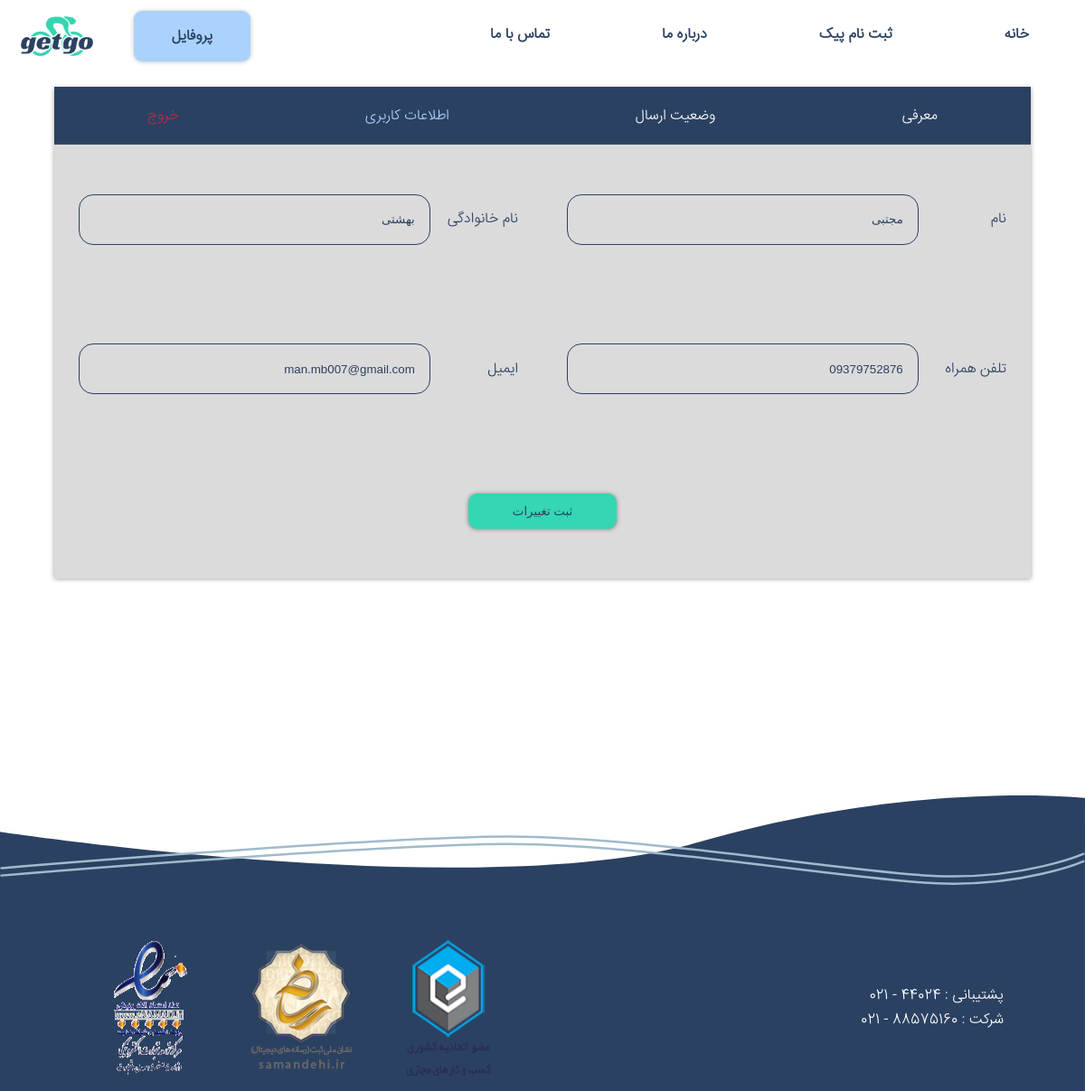
/profileInfo/ (signed in), run on the app's committed database.
### account/models.py (models this page shows, shortened)
class CustomUser(AbstractBaseUser, PermissionsMixin):
    phone_no = models.CharField(max_length=11, unique=True, validators=[
        RegexValidator(
            regex=r'^\+?1?\d{9,11}$',
            message="Phone number must be in the format: '0999999999'. Up to 11 digits allowed."
        ),
    ])
    first_name = models.CharField(max_length=30)
    last_name = models.CharField(max_length=30)
    is_driver=models.BooleanField(default=False)
    is_active = models.BooleanField(default=True)
    is_staff = models.BooleanField(default=False)
    date_joined = models.DateTimeField(auto_now_add=True)
    USERNAME_FIELD = 'phone_no'
    REQUIRED_FIELDS = ['first_name', 'last_name']
    objects = CustomUserManager()

class DriverInfo(models.Model):
    user=models.OneToOneField('CustomUser',on_delete=models.CASCADE)
    email=models.EmailField(null=True,blank=True)
    nationalId=models.CharField(max_length=10, unique=True, validators=[
        RegexValidator(
            regex=r'^\+?1?\d{10,10}$',
            message="just numbers Up to 10 digits allowed."
        ),
    ])
    address=models.ForeignKey('pages.Address',on_delete=models.SET_NULL,null=True)
    experience=models.CharField(max_length=255,null=True,blank=True)
    avatar=models.ImageField()
    licence=models.ImageField()
    accepted=models.BooleanField(null=True, blank=True,default=None)

### pages/views.py (the view, shortened to what this page needs)
# urls.py: path('profileInfo/' , ProfileInfoView.as_view() , name='profileInfo'),
class ProfileInfoView(LoginRequiredMixin,View):
    def get(self,request):
        return render(request,'profileInfo.html')

### templates/profileInfo.html (shortened to what this page needs)
{% extends 'base.html' %} {% load static %} {% block linkContent %}
<link rel="stylesheet" href="{% static 'css/profileInfoStyle.css' %}" />
<link
  rel="stylesheet"
  href="{% static 'css/profileInfoResponsiveStyle.css' %}"
/>
{% endblock linkContent %}
{% block mainContent %}
<div id="wrapperTotalMenuForProfile">
  <ul id="wrapperMenu">
    <a href="{% url 'profile' %}">
      <li>معرفی</li>
    </a>
    <a href="{% url 'profileStatus' %}">
      <li>وضعیت ارسال</li>
    </a>
    <a href="{% url 'profileInfo' %}" style="color: #aad2fc">
      <li>اطلاعات کاربری</li>
    </a>
    <a href="{% url 'logout' %}" style="color: #ba2c46"><li>خروج</li></a>
  </ul>
  <form id="wrapperBodyOfInfo" method="post">
    <div class="wrapperRows">
      <div class="wrapperInputs">
        <label>نام</label>
        <input
          type="text"
          class="inputStyle"
          name="first_name"
          value="{{ user.first_name }}"
        />
      </div>
      <div class="wrapperInputs">
        <label>نام خانوادگی</label>
        <input
          type="text"
          class="inputStyle"
          name="last_name"
          value="{{ user.last_name }}"
        />
      </div>
    </div>
    <div class="wrapperRows">
      <div class="wrapperInputs">
        <label>تلفن همراه</label>
        <input type="text" class="inputStyle" value='{{ user.phone_no }}'/>
      </div>
      <div class="wrapperInputs">
        <label>ایمیل</label>
        <input type="email" class="inputStyle" name="email" value='{{ user.driverinfo.email }}' />
      </div>
    </div>
    <div class="wrapperbutton">
      <button type="submit" id="saveChangesBtn">ثبت تغییرات</button>
    </div>
  </form>
</div>
{% endblock mainContent %}

### static/css/baseStyle.css (style rules this page uses)
* { padding: 0; margin: 0; box-sizing: border-box; }
:root { --bg-Main: #fff; --bg-Second: #2b4162; --bg-Third: #aad2fc; --btn-Success: #34d6b3; --btn-Warning: #ba2c46; }
body { background-color: var(--bg-Main); font-family: "IranSans"; }

### static/css/profileInfoStyle.css (style rules this page uses)
:root { --bg-Main: #fff; --bg-Second: #2b4162; --bg-Third: #aad2fc; --btn-Success: #34d6b3; --btn-Warning: #ba2c46; }
#wrapperTotalMenuForProfile { width: 100%; margin: 6rem 0 0 0; display: flex; flex-direction: column; justify-content: center; align-items: center; }
#wrapperMenu { width: 90%; height: 4rem; background-color: var(--bg-Second); box-shadow: 0 0.5px 5px rgba(128, 128, 128, 0.763); display: flex; list-style-type: none; justify-content: space-around; align-items: center; }
#wrapperMenu a { color: var(--bg-Main); text-decoration: none; }
#wrapperBodyOfInfo { width: 90%; display: flex; flex-direction: column; justify-content: space-around; background-color: rgb(219, 219, 219); box-shadow: 0 0.5px 5px rgba(128, 128, 128, 0.763); height: 60vh; }
.wrapperRows { width: 100%; display: flex; align-items: center; color: var(--bg-Second); justify-content: space-around; }
.wrapperbutton { width: 100%; display: flex; justify-content: center; align-items: center; }
.wrapperInputs { width: 45%; display: flex; justify-content: space-between; align-items: center; }
.inputStyle { width: 80%; background-color: transparent; border: 1.5px solid var(--bg-Second); border-radius: 1rem; height: 3.5rem; color: var(--bg-Second); padding: 0 1rem 0 0; }
#saveChangesBtn { background-color: var(--btn-Success); color: var(--bg-Second); padding: 0.7rem 3rem; border: 1.5px solid var(--btn-Success); text-decoration: none; border-radius: 0.6rem; box-shadow: 0 0.5px 5px gray; transition: 0.3s; }

### data on the page
CustomUser: first_name "مجتبی", last_name "بهشتی", phone_no "09379752876", email "man.mb007@gmail.com"
